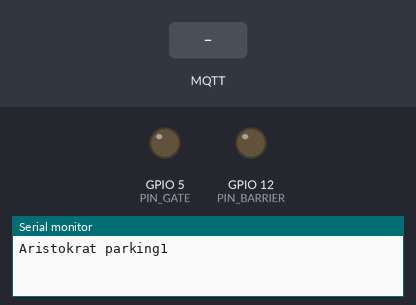
A sketch run on a simulated ESP32. Shown: output pins drawn as LEDs (lit = HIGH), the last lines printed to the serial monitor. Inputs (shaded band) come from the test bench. WiFi joins after 1.5 s; servers stay silent unless stated; no MQTT or app messages arrive unless stated.

Above: at 1.3 s.
1.4 s: MQTT message "1" arrives on the first subscribed topic
At 2.8 s:
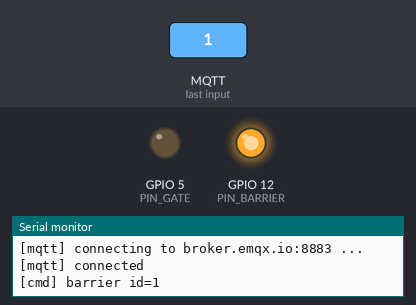
4.4 s: MQTT message "1" arrives on the second subscribed topic
At 4.9 s:
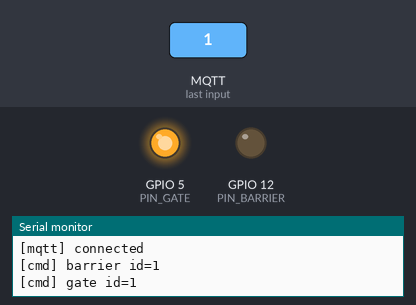
6.9 s: MQTT message "on" arrives on the first subscribed topic
At 8.9 s:
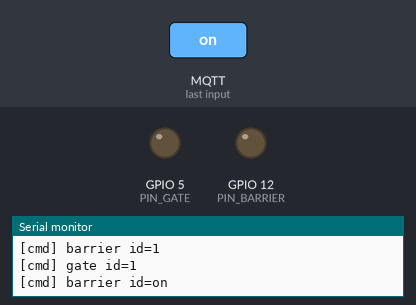
Timing chart, 0 to 10.4 s (numbered marks = the images above; inputs shaded):
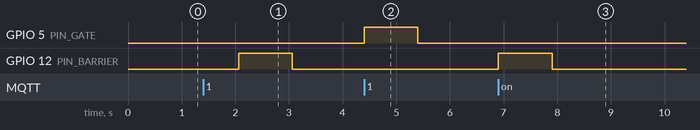

The sketch:

parking1.ino
```cpp
/*
 * Аристократ — ПАРКИНГ 1 (шлагбаум + ворота, 2 реле)
 *
 * Плата: ESP32 Dev Module. Библиотека: PubSubClient (Nick O'Leary).
 * Заполните блок НАСТРОЙКИ и загрузите. В Serial Monitor (115200) должно быть "[mqtt] connected".
 *
 * Подключение:  GPIO 12 -> реле шлагбаума,  GPIO 5 -> реле ворот
 * Топики:       aristokrat/parking1/barrier/cmd   aristokrat/parking1/gate/cmd
 */

#include <WiFi.h>
#include <WiFiClientSecure.h>
#include <PubSubClient.h>

// ======================= НАСТРОЙКИ =======================
const char* WIFI_SSID     = "ИМЯ_WIFI";        // только 2.4 ГГц
const char* WIFI_PASSWORD = "ПАРОЛЬ_WIFI";

const char* MQTT_HOST     = "broker.emqx.io";  // публичный брокер EMQX (тест, без защиты)
const int   MQTT_PORT     = 8883;
const char* MQTT_USER     = "esp-parking";
const char* MQTT_PASSWORD = "";               // публичному брокеру пароль не нужен
const char* MQTT_PREFIX   = "aristokrat";

const int  PIN_BARRIER      = 12;    // реле шлагбаума
const int  PIN_GATE         = 5;     // реле ворот
const bool RELAY_ACTIVE_LOW = false; // реле включается ВЫСОКИМ уровнем
const uint32_t PULSE_MS     = 1000;  // длительность импульса
// =========================================================

const char* DEVICE = "parking1";

// Корневые сертификаты TLS: ISRG Root X1 (Let's Encrypt, HiveMQ Cloud) и DigiCert Global Root G2 (EMQX)
const char ROOT_CA[] PROGMEM = R"PEM(
-----BEGIN CERTIFICATE-----
MIIFazCCA1OgAwIBAgIRAIIQz7DSQONZRGPgu2OCiwAwDQYJKoZIhvcNAQELBQAw
TzELMAkGA1UEBhMCVVMxKTAnBgNVBAoTIEludGVybmV0IFNlY3VyaXR5IFJlc2Vh
cmNoIEdyb3VwMRUwEwYDVQQDEwxJU1JHIFJvb3QgWDEwHhcNMTUwNjA0MTEwNDM4
WhcNMzUwNjA0MTEwNDM4WjBPMQswCQYDVQQGEwJVUzEpMCcGA1UEChMgSW50ZXJu
ZXQgU2VjdXJpdHkgUmVzZWFyY2ggR3JvdXAxFTATBgNVBAMTDElTUkcgUm9vdCBY
MTCCAiIwDQYJKoZIhvcNAQEBBQADggIPADCCAgoCggIBAK3oJHP0FDfzm54rVygc
h77ct984kIxuPOZXoHj3dcKi/vVqbvYATyjb3miGbESTtrFj/RQSa78f0uoxmyF+
0TM8ukj13Xnfs7j/EvEhmkvBioZxaUpmZmyPfjxwv60pIgbz5MDmgK7iS4+3mX6U
A5/TR5d8mUgjU+g4rk8Kb4Mu0UlXjIB0ttov0DiNewNwIRt18jA8+o+u3dpjq+sW
T8KOEUt+zwvo/7V3LvSye0rgTBIlDHCNAymg4VMk7BPZ7hm/ELNKjD+Jo2FR3qyH
B5T0Y3HsLuJvW5iB4YlcNHlsdu87kGJ55tukmi8mxdAQ4Q7e2RCOFvu396j3x+UC
B5iPNgiV5+I3lg02dZ77DnKxHZu8A/lJBdiB3QW0KtZB6awBdpUKD9jf1b0SHzUv
KBds0pjBqAlkd25HN7rOrFleaJ1/ctaJxQZBKT5ZPt0m9STJEadao0xAH0ahmbWn
OlFuhjuefXKnEgV4We0+UXgVCwOPjdAvBbI+e0ocS3MFEvzG6uBQE3xDk3SzynTn
jh8BCNAw1FtxNrQHusEwMFxIt4I7mKZ9YIqioymCzLq9gwQbooMDQaHWBfEbwrbw
qHyGO0aoSCqI3Haadr8faqU9GY/rOPNk3sgrDQoo//fb4hVC1CLQJ13hef4Y53CI
rU7m2Ys6xt0nUW7/vGT1M0NPAgMBAAGjQjBAMA4GA1UdDwEB/wQEAwIBBjAPBgNV
HRMBAf8EBTADAQH/MB0GA1UdDgQWBBR5tFnme7bl5AFzgAiIyBpY9umbbjANBgkq
hkiG9w0BAQsFAAOCAgEAVR9YqbyyqFDQDLHYGmkgJykIrGF1XIpu+ILlaS/V9lZL
ubhzEFnTIZd+50xx+7LSYK05qAvqFyFWhfFQDlnrzuBZ6brJFe+GnY+EgPbk6ZGQ
3BebYhtF8GaV0nxvwuo77x/Py9auJ/GpsMiu/X1+mvoiBOv/2X/qkSsisRcOj/KK
NFtY2PwByVS5uCbMiogziUwthDyC3+6WVwW6LLv3xLfHTjuCvjHIInNzktHCgKQ5
ORAzI4JMPJ+GslWYHb4phowim57iaztXOoJwTdwJx4nLCgdNbOhdjsnvzqvHu7Ur
TkXWStAmzOVyyghqpZXjFaH3pO3JLF+l+/+sKAIuvtd7u+Nxe5AW0wdeRlN8NwdC
jNPElpzVmbUq4JUagEiuTDkHzsxHpFKVK7q4+63SM1N95R1NbdWhscdCb+ZAJzVc
oyi3B43njTOQ5yOf+1CceWxG1bQVs5ZufpsMljq4Ui0/1lvh+wjChP4kqKOJ2qxq
4RgqsahDYVvTH9w7jXbyLeiNdd8XM2w9U/t7y0Ff/9yi0GE44Za4rF2LN9d11TPA
mRGunUHBcnWEvgJBQl9nJEiU0Zsnvgc/ubhPgXRR4Xq37Z0j4r7g1SgEEzwxA57d
emyPxgcYxn/eR44/KJ4EBs+lVDR3veyJm+kXQ99b21/+jh5Xos1AnX5iItreGCc=
-----END CERTIFICATE-----
-----BEGIN CERTIFICATE-----
MIIDjjCCAnagAwIBAgIQAzrx5qcRqaC7KGSxHQn65TANBgkqhkiG9w0BAQsFADBh
MQswCQYDVQQGEwJVUzEVMBMGA1UEChMMRGlnaUNlcnQgSW5jMRkwFwYDVQQLExB3
d3cuZGlnaWNlcnQuY29tMSAwHgYDVQQDExdEaWdpQ2VydCBHbG9iYWwgUm9vdCBH
MjAeFw0xMzA4MDExMjAwMDBaFw0zODAxMTUxMjAwMDBaMGExCzAJBgNVBAYTAlVT
MRUwEwYDVQQKEwxEaWdpQ2VydCBJbmMxGTAXBgNVBAsTEHd3dy5kaWdpY2VydC5j
b20xIDAeBgNVBAMTF0RpZ2lDZXJ0IEdsb2JhbCBSb290IEcyMIIBIjANBgkqhkiG
9w0BAQEFAAOCAQ8AMIIBCgKCAQEAuzfNNNx7a8myaJCtSnX/RrohCgiN9RlUyfuI
2/Ou8jqJkTx65qsGGmvPrC3oXgkkRLpimn7Wo6h+4FR1IAWsULecYxpsMNzaHxmx
1x7e/dfgy5SDN67sH0NO3Xss0r0upS/kqbitOtSZpLYl6ZtrAGCSYP9PIUkY92eQ
q2EGnI/yuum06ZIya7XzV+hdG82MHauVBJVJ8zUtluNJbd134/tJS7SsVQepj5Wz
tCO7TG1F8PapspUwtP1MVYwnSlcUfIKdzXOS0xZKBgyMUNGPHgm+F6HmIcr9g+UQ
vIOlCsRnKPZzFBQ9RnbDhxSJITRNrw9FDKZJobq7nMWxM4MphQIDAQABo0IwQDAP
BgNVHRMBAf8EBTADAQH/MA4GA1UdDwEB/wQEAwIBhjAdBgNVHQ4EFgQUTiJUIBiV
5uNu5g/6+rkS7QYXjzkwDQYJKoZIhvcNAQELBQADggEBAGBnKJRvDkhj6zHd6mcY
1Yl9PMWLSn/pvtsrF9+wX3N3KjITOYFnQoQj8kVnNeyIv/iPsGEMNKSuIEyExtv4
NeF22d+mQrvHRAiGfzZ0JFrabA0UWTW98kndth/Jsw1HKj2ZL7tcu7XUIOGZX1NG
Fdtom/DzMNU+MeKNhJ7jitralj41E6Vf8PlwUHBHQRFXGU7Aj64GxJUTFy8bJZ91
8rGOmaFvE7FBcf6IKshPECBV1/MUReXgRPTqh5Uykw7+U0b6LJ3/iyK5S9kJRaTe
pLiaWN0bfVKfjllDiIGknibVb63dDcY3fe0Dkhvld1927jyNxF1WW6LZZm6zNTfl
MrY=
-----END CERTIFICATE-----
)PEM";

struct Relay {
  const char* name;
  int pin;
  bool on;
  uint32_t offAt;
  char lastId[32];
};

Relay relays[] = {
  {"barrier", PIN_BARRIER, false, 0, ""},
  {"gate",    PIN_GATE,    false, 0, ""},
};
const size_t RELAY_COUNT = sizeof(relays) / sizeof(relays[0]);

WiFiClientSecure net;
PubSubClient mqtt(net);

char topicStatus[64];
char topicInfo[64];
uint32_t lastMqttTry = 0;
uint32_t mqttRetryMs = 2000;
uint32_t lastWifiTry = 0;
uint32_t lastInfo = 0;

// ------------------------------------------------------------ реле

uint8_t levelFor(bool on) {
  return (on ^ RELAY_ACTIVE_LOW) ? HIGH : LOW;
}

void publishRelayState(Relay& r) {
  char t[96];
  snprintf(t, sizeof(t), "%s/%s/%s/state", MQTT_PREFIX, DEVICE, r.name);
  mqtt.publish(t, r.on ? "1" : "0");
}

void relaySet(Relay& r, bool on) {
  r.on = on;
  digitalWrite(r.pin, levelFor(on));
  if (mqtt.connected()) publishRelayState(r);
}

void relaysLoop() {
  uint32_t now = millis();
  for (size_t i = 0; i < RELAY_COUNT; i++) {
    Relay& r = relays[i];
    if (r.on && (int32_t)(now - r.offAt) >= 0) relaySet(r, false);
  }
}

bool anyRelayOn() {
  for (size_t i = 0; i < RELAY_COUNT; i++) if (relays[i].on) return true;
  return false;
}

// ------------------------------------------------------------ MQTT

void onMessage(char* topic, byte* payload, unsigned int len) {
  for (size_t i = 0; i < RELAY_COUNT; i++) {
    Relay& r = relays[i];
    char expect[96];
    snprintf(expect, sizeof(expect), "%s/%s/%s/cmd", MQTT_PREFIX, DEVICE, r.name);
    if (strcmp(topic, expect) != 0) continue;

    char id[32];
    size_t n = len < sizeof(id) - 1 ? len : sizeof(id) - 1;
    memcpy(id, payload, n);
    id[n] = '\0';

    // QoS 1 может доставить команду дважды — тот же id второй раз не открывает
    bool duplicate = n > 0 && strcmp(id, r.lastId) == 0;
    if (!duplicate) {
      strncpy(r.lastId, id, sizeof(r.lastId) - 1);
      r.offAt = millis() + PULSE_MS;
      if (!r.on) relaySet(r, true);
      Serial.printf("[cmd] %s id=%s\n", r.name, id);
    }

    // подтверждение приложению: команда получена
    char ack[96];
    snprintf(ack, sizeof(ack), "%s/%s/%s/ack", MQTT_PREFIX, DEVICE, r.name);
    mqtt.publish(ack, id);
    return;
  }
}

void publishInfo() {
  char json[128];
  snprintf(json, sizeof(json), "{\"rssi\":%d,\"uptime\":%lu,\"ip\":\"%s\"}",
           WiFi.RSSI(), (unsigned long)(millis() / 1000), WiFi.localIP().toString().c_str());
  mqtt.publish(topicInfo, json, true);
}

void mqttConnect() {
  char clientId[48];
  snprintf(clientId, sizeof(clientId), "aristokrat-%s-%06lx", DEVICE,
           (unsigned long)(ESP.getEfuseMac() & 0xFFFFFF));

  Serial.printf("[mqtt] connecting to %s:%d ...\n", MQTT_HOST, MQTT_PORT);
  // LWT: если ESP пропадёт, брокер сам опубликует "offline"
  if (!mqtt.connect(clientId, MQTT_USER, MQTT_PASSWORD, topicStatus, 1, true, "offline")) {
    Serial.printf("[mqtt] failed, state=%d\n", mqtt.state());
    mqttRetryMs = mqttRetryMs < 30000 ? mqttRetryMs * 2 : 30000;
    return;
  }
  Serial.println("[mqtt] connected");
  mqttRetryMs = 2000;

  mqtt.publish(topicStatus, "online", true);
  for (size_t i = 0; i < RELAY_COUNT; i++) {
    char t[96];
    snprintf(t, sizeof(t), "%s/%s/%s/cmd", MQTT_PREFIX, DEVICE, relays[i].name);
    mqtt.subscribe(t, 1);
    publishRelayState(relays[i]);
  }
  publishInfo();
}

// ------------------------------------------------------------ setup / loop

void setup() {
  // сначала уровень «выключено», потом OUTPUT — чтобы реле не щёлкнуло при старте
  for (size_t i = 0; i < RELAY_COUNT; i++) {
    digitalWrite(relays[i].pin, levelFor(false));
    pinMode(relays[i].pin, OUTPUT);
  }

  Serial.begin(115200);
  delay(100);
  Serial.printf("\nAristokrat %s\n", DEVICE);

  snprintf(topicStatus, sizeof(topicStatus), "%s/%s/status", MQTT_PREFIX, DEVICE);
  snprintf(topicInfo, sizeof(topicInfo), "%s/%s/info", MQTT_PREFIX, DEVICE);

  WiFi.mode(WIFI_STA);
  WiFi.setSleep(false);
  WiFi.setAutoReconnect(true);
  WiFi.begin(WIFI_SSID, WIFI_PASSWORD);

  net.setCACert(ROOT_CA);
  mqtt.setServer(MQTT_HOST, MQTT_PORT);
  mqtt.setCallback(onMessage);
  mqtt.setKeepAlive(20);
  mqtt.setSocketTimeout(10);
  mqtt.setBufferSize(512);
}

void loop() {
  relaysLoop();  // реле выключается по таймеру даже без интернета

  uint32_t now = millis();

  if (WiFi.status() != WL_CONNECTED) {
    if (now - lastWifiTry > 15000) {
      lastWifiTry = now;
      Serial.println("[wifi] reconnecting...");
      WiFi.disconnect();
      WiFi.begin(WIFI_SSID, WIFI_PASSWORD);
    }
    delay(10);
    return;
  }

  if (!mqtt.connected()) {
    // TLS-подключение блокирует loop на несколько секунд — не начинаем его, пока реле замкнуто
    if (!anyRelayOn() && now - lastMqttTry > mqttRetryMs) {
      lastMqttTry = now;
      mqttConnect();
    }
  } else {
    mqtt.loop();
    if (now - lastInfo > 60000) {
      lastInfo = now;
      publishInfo();
    }
  }
  delay(5);
}
```

Measured:
- after the input at 1.4 s, GPIO 12 (PIN_BARRIER): LOW → HIGH after 0.66 s, → LOW 1.0 s later
- after the input at 4.4 s, GPIO 5 (PIN_GATE): LOW → HIGH at once, → LOW 1.0 s later
- after the input at 6.9 s, GPIO 12 (PIN_BARRIER): LOW → HIGH at once, → LOW 1.0 s later
